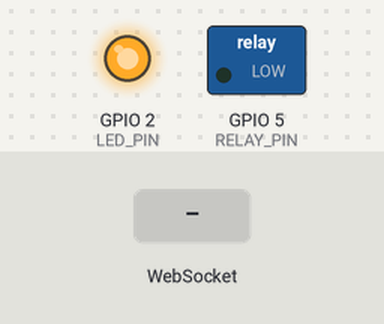
Simulated run of this sketch. Board: ESP8266 (Wemos D1 mini). Shown: switched loads named in the sketch (green lamp = pin HIGH), output pins drawn as LEDs (lit = HIGH). The test bench sets the inputs (shaded band). WiFi joins after 1.5 s; servers stay silent unless stated; what the sketch prints to the serial monitor is not drawn.

Above: at 2.7 s.
2.8 s: WebSocket text "unlock" received
At 3.2 s:
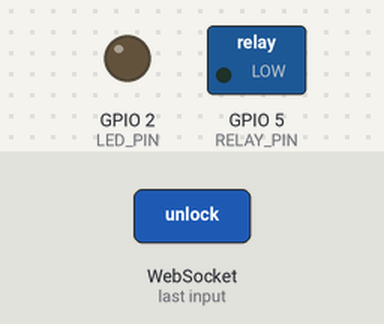
4.3 s: WebSocket text "1" received
Timing chart, 0 to 7.3 s (numbered marks = the images above; inputs shaded):
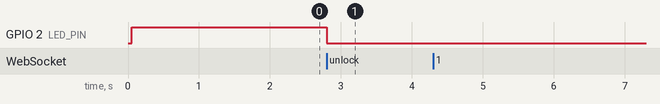

The sketch:

door-wemos-d1.ino
```cpp
/*
 * Building-app door controller — Wemos D1 Mini (ESP8266)
 *
 * Fail-safe 12V solenoid lock: the relay is held ENGAGED at idle, which
 * keeps the solenoid energized and the door LOCKED. To open the door
 * we briefly DISENGAGE the relay; the solenoid loses power and the
 * bolt retracts. After UNLOCK_MS the relay re-engages and the door
 * re-locks.
 *
 * Power loss to either the Wemos or the 12V supply = solenoid drops =
 * door unlocks. That's the "fail-safe" property, useful for fire
 * egress.
 *
 * Hardware
 *   - Wemos D1 Mini (ESP8266)
 *   - 5V 1-channel relay module, active-low (LOW on IN = relay engaged)
 *     + 4.7kΩ pull-up resistor between relay IN and relay VCC (needed
 *       because the Wemos's 3.3V HIGH isn't enough to fully turn off
 *       the 5V opto-isolator; see git history for the original gate
 *       sketch + the resistor wiring)
 *   - 12V DC adapter feeding the solenoid through the relay's COM/NO
 *     dry contacts (relay engaged → contact closed → solenoid powered
 *     → locked)
 *
 * Wiring (control side)
 *   Wemos     Component
 *   ───────   ─────────────────────
 *   5V        ── relay VCC ── 4.7kΩ to IN
 *   G         ── relay GND
 *   D1 (G5)   ── relay IN
 *
 * Wiring (load side)
 *   12V (+)   ── relay COM
 *   relay NO  ── solenoid (+)
 *   solenoid (-) ── 12V (-)
 *
 * Behaviour
 *   - Connects to Wi-Fi, then opens WSS to /ws/door on the backend.
 *   - Holds the relay ENGAGED at idle (door locked).
 *   - On {"type":"unlock"} from the server, switches the Wemos pin to
 *     INPUT for UNLOCK_MS (releases the relay → solenoid de-energizes
 *     → door unlocks), then re-engages.
 *
 * Libraries (Arduino Library Manager)
 *   - ESP8266 board support
 *   - WebSockets by Markus Sattler (>= 2.4.0)
 *   - ArduinoJson (>= 7.0.0)
 */

#include <ESP8266WiFi.h>
#include <WebSocketsClient.h>
#include <ArduinoJson.h>

// ─── Configuration ────────────────────────────────────────────────────

const char *WIFI_SSID     = "YOUR_WIFI_SSID";
const char *WIFI_PASSWORD = "YOUR_WIFI_PASSWORD";

const char *WS_HOST   = "building-app-server.onrender.com";
const uint16_t WS_PORT = 443;
const bool   WS_USE_TLS = true;
// Shared device token — must equal the server's DEVICE_WS_TOKEN env var.
// The server refuses the WS upgrade without a matching token.
const char *DEVICE_TOKEN = "YOUR_DEVICE_WS_TOKEN";
static const char *WS_PATH = "/ws/door";

// Wemos D1 Mini pin map: D1 = GPIO5.
const uint8_t  RELAY_PIN  = 5;
const uint16_t UNLOCK_MS  = 5000;   // door stays unlocked for this long

// Onboard LED on Wemos D1 Mini is on GPIO2 (D4), active-low.
const int8_t   LED_PIN    = 2;

// ─── End configuration ────────────────────────────────────────────────

WebSocketsClient ws;
uint32_t lastWifiAttemptMs = 0;

// Track the active unlock window so we can return the relay to its
// locked state from loop() without blocking inside the WS callback.
bool     unlocking      = false;
uint32_t unlockStartMs  = 0;

static inline void setLed(bool on) {
  if (LED_PIN < 0) return;
  digitalWrite(LED_PIN, on ? LOW : HIGH); // active-low onboard LED
}

// Open-drain relay drive — same trick as the gate firmware (3.3V HIGH
// from a Wemos GPIO can't fully turn off a 5V opto-isolator without a
// pull-up resistor on the module side). For this fail-safe door,
// "engaged / locked" means we pull IN to GND (active-low module
// triggers); "released / unlocked" means we float the pin and let the
// 4.7kΩ pull-up to 5V take over.
static inline void lockDoor() {
  pinMode(RELAY_PIN, OUTPUT);
  digitalWrite(RELAY_PIN, LOW);
}
static inline void unlockDoor() {
  pinMode(RELAY_PIN, INPUT);
}

static void onWsEvent(WStype_t type, uint8_t *payload, size_t length) {
  switch (type) {
    case WStype_CONNECTED:
      Serial.println(F("[ws] connected"));
      setLed(true);
      break;
    case WStype_DISCONNECTED:
      Serial.println(F("[ws] disconnected"));
      setLed(false);
      break;
    case WStype_TEXT: {
      JsonDocument doc;
      DeserializationError err = deserializeJson(doc, payload, length);
      if (err) {
        Serial.print(F("[ws] bad JSON: "));
        Serial.println(err.c_str());
        return;
      }
      const char *t = doc["type"] | "";
      if (strcmp(t, "unlock") == 0) {
        Serial.println(F("[door] unlock"));
        unlockDoor();
        unlocking = true;
        unlockStartMs = millis();
      } else {
        Serial.print(F("[ws] unknown msg type: "));
        Serial.println(t);
      }
      break;
    }
    case WStype_ERROR:
      Serial.println(F("[ws] error"));
      break;
    default:
      break;
  }
}

static void connectWifi() {
  Serial.print(F("[wifi] connecting to "));
  Serial.println(WIFI_SSID);
  WiFi.mode(WIFI_STA);
  WiFi.begin(WIFI_SSID, WIFI_PASSWORD);
  uint32_t start = millis();
  while (WiFi.status() != WL_CONNECTED && millis() - start < 15000) {
    delay(250);
    Serial.print('.');
  }
  Serial.println();
  if (WiFi.status() == WL_CONNECTED) {
    Serial.print(F("[wifi] IP: "));
    Serial.println(WiFi.localIP());
  } else {
    Serial.println(F("[wifi] connect timed out, will retry"));
  }
}

void setup() {
  Serial.begin(115200);
  delay(50);
  Serial.println();
  Serial.println(F("[boot] door-wemos-d1 starting"));

  // Lock immediately — important for fail-safe: at power-on the lock
  // should be engaged before anything else (the lock IS energised at
  // rest in fail-safe wiring; "engage relay" closes the 12V circuit
  // to the solenoid).
  lockDoor();

  if (LED_PIN >= 0) {
    pinMode(LED_PIN, OUTPUT);
    setLed(false);
  }

  connectWifi();

  String wsPath = String(WS_PATH) + "?token=" + DEVICE_TOKEN;
  if (WS_USE_TLS) {
    ws.beginSSL(WS_HOST, WS_PORT, wsPath.c_str());
  } else {
    ws.begin(WS_HOST, WS_PORT, wsPath.c_str());
  }
  ws.onEvent(onWsEvent);
  ws.setReconnectInterval(5000);
  ws.enableHeartbeat(20000, 5000, 2);
}

void loop() {
  if (WiFi.status() != WL_CONNECTED) {
    if (millis() - lastWifiAttemptMs > 10000) {
      lastWifiAttemptMs = millis();
      connectWifi();
    }
  }

  ws.loop();

  if (unlocking && (millis() - unlockStartMs) >= UNLOCK_MS) {
    Serial.println(F("[door] re-lock"));
    lockDoor();
    unlocking = false;
  }
}
```

Measured:
- after the input at 2.8 s, GPIO 2 (LED_PIN): HIGH → LOW at once
- after the input at 4.3 s, every drawn part: stays the same
